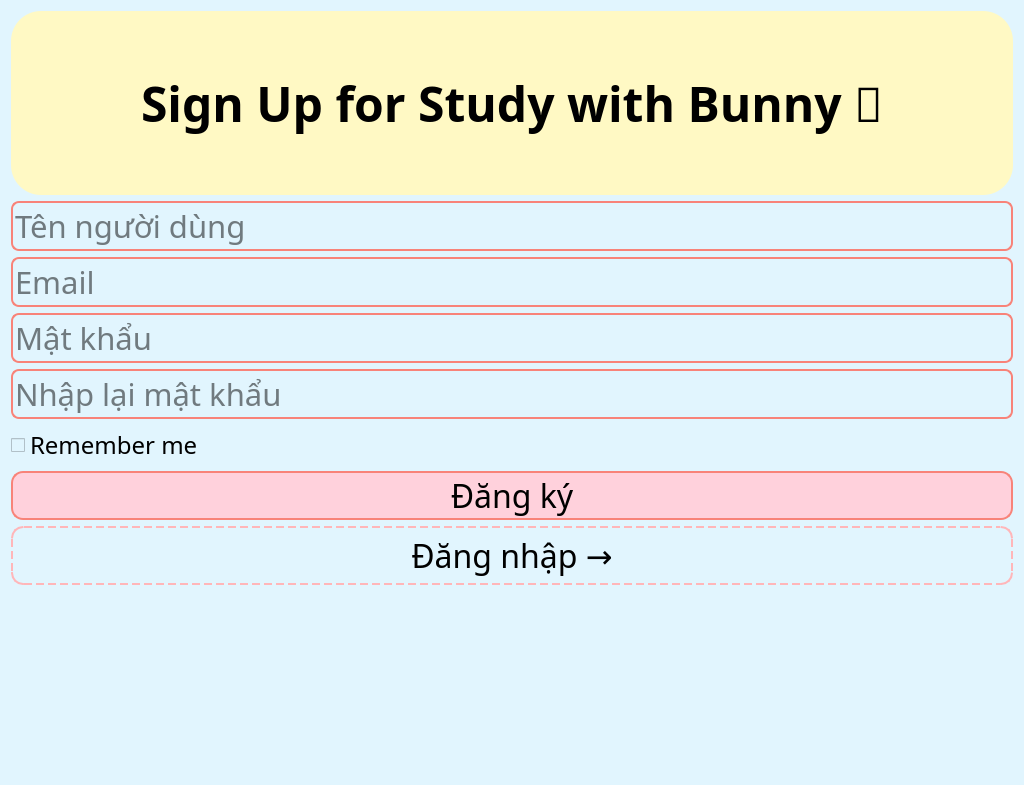
<?xml version="1.0" encoding="UTF-8"?>
<ui version="4.0">
 <class>SignupForm</class>
 <widget class="QWidget" name="SignupForm">
  <property name="geometry">
   <rect>
    <x>0</x>
    <y>0</y>
    <width>1024</width>
    <height>785</height>
   </rect>
  </property>
  <property name="windowTitle">
   <string>Sign Up - Study with Bunny</string>
  </property>
  <property name="styleSheet">
   <string notr="true">background-color: #E1F5FE;  /* Màu nền xanh pastel */</string>
  </property>
  <layout class="QVBoxLayout" name="verticalLayout">
   <item>
    <widget class="QLabel" name="label_title">
     <property name="font">
      <font>
       <family>Chalkboard SE</family>
       <pointsize>36</pointsize>
       <weight>75</weight>
       <bold>true</bold>
      </font>
     </property>
     <property name="styleSheet">
      <string notr="true">background-color: #FFF9C4;
    border-radius: 30px;</string>
     </property>
     <property name="text">
      <string>Sign Up for Study with Bunny 🐰</string>
     </property>
     <property name="alignment">
      <set>Qt::AlignCenter</set>
     </property>
    </widget>
   </item>
   <item>
    <widget class="QLineEdit" name="line_username">
     <property name="font">
      <font>
       <family>Chalkboard SE</family>
       <pointsize>23</pointsize>
      </font>
     </property>
     <property name="styleSheet">
      <string notr="true">
    border: 2px solid #F88379;  /* viền hồng đào */
    border-radius: 8px;</string>
     </property>
     <property name="placeholderText">
      <string>Tên người dùng</string>
     </property>
    </widget>
   </item>
   <item>
    <widget class="QLineEdit" name="line_email">
     <property name="font">
      <font>
       <family>Chalkboard SE</family>
       <pointsize>23</pointsize>
      </font>
     </property>
     <property name="styleSheet">
      <string notr="true">
    border: 2px solid #F88379;  /* viền hồng đào */
    border-radius: 8px;</string>
     </property>
     <property name="placeholderText">
      <string>Email</string>
     </property>
    </widget>
   </item>
   <item>
    <widget class="QLineEdit" name="line_password">
     <property name="font">
      <font>
       <family>Chalkboard SE</family>
       <pointsize>23</pointsize>
      </font>
     </property>
     <property name="styleSheet">
      <string notr="true">
    border: 2px solid #F88379;  /* viền hồng đào */
    border-radius: 8px;</string>
     </property>
     <property name="echoMode">
      <enum>QLineEdit::Password</enum>
     </property>
     <property name="placeholderText">
      <string>Mật khẩu</string>
     </property>
    </widget>
   </item>
   <item>
    <widget class="QLineEdit" name="line_confirm">
     <property name="font">
      <font>
       <family>Chalkboard SE</family>
       <pointsize>23</pointsize>
      </font>
     </property>
     <property name="styleSheet">
      <string notr="true">
    border: 2px solid #F88379;  /* viền hồng đào */
    border-radius: 8px;</string>
     </property>
     <property name="echoMode">
      <enum>QLineEdit::Password</enum>
     </property>
     <property name="placeholderText">
      <string>Nhập lại mật khẩu</string>
     </property>
    </widget>
   </item>
   <item>
    <widget class="QCheckBox" name="rememberMeCheckBox">
     <property name="font">
      <font>
       <family>Chalkboard SE</family>
       <pointsize>18</pointsize>
      </font>
     </property>
     <property name="text">
      <string>Remember me</string>
     </property>
    </widget>
   </item>
   <item>
    <widget class="QPushButton" name="btn_signup">
     <property name="font">
      <font>
       <family>Chalkboard SE</family>
       <pointsize>24</pointsize>
      </font>
     </property>
     <property name="styleSheet">
      <string notr="true">background-color: #FFD1DC;     /* Nền hồng đào */
    border: 2px solid #F88379;     /* Viền hồng cam đậm hơn */
    border-radius: 12px;</string>
     </property>
     <property name="text">
      <string>Đăng ký</string>
     </property>
    </widget>
   </item>
   <item>
    <widget class="QPushButton" name="btn_login">
     <property name="font">
      <font>
       <family>Chalkboard SE</family>
       <pointsize>24</pointsize>
      </font>
     </property>
     <property name="styleSheet">
      <string notr="true">border: 2px dashed #FFB6B9; /* viền kiểu đứt đoạn */
    border-radius: 12px;
    padding: 5px;</string>
     </property>
     <property name="text">
      <string>Đăng nhập →</string>
     </property>
    </widget>
   </item>
   <item>
    <widget class="QLabel" name="bunnyImageLabel">
     <property name="pixmap">
      <pixmap>../image/SPCK/Ảnh màn hình 2025-05-18 lúc 11.29.49.png</pixmap>
     </property>
     <property name="scaledContents">
      <bool>true</bool>
     </property>
     <property name="alignment">
      <set>Qt::AlignCenter</set>
     </property>
    </widget>
   </item>
  </layout>
 </widget>
 <resources/>
 <connections/>
</ui>
